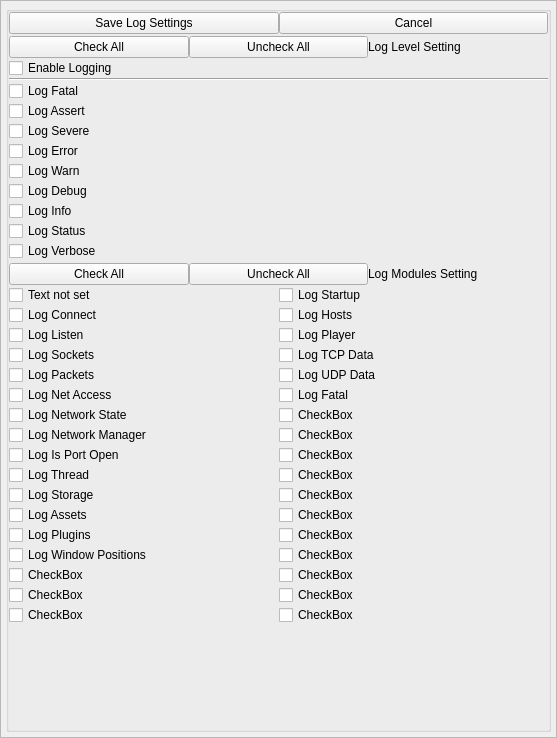
<?xml version="1.0" encoding="UTF-8"?>
<ui version="4.0">
 <class>AppletLogSettingsWidget</class>
 <widget class="QWidget" name="AppletLogSettingsWidget">
  <property name="geometry">
   <rect>
    <x>0</x>
    <y>0</y>
    <width>557</width>
    <height>738</height>
   </rect>
  </property>
  <property name="windowTitle">
   <string>Log Settings</string>
  </property>
  <layout class="QGridLayout" name="gridLayout">
   <property name="leftMargin">
    <number>0</number>
   </property>
   <property name="topMargin">
    <number>0</number>
   </property>
   <property name="rightMargin">
    <number>0</number>
   </property>
   <property name="bottomMargin">
    <number>0</number>
   </property>
   <property name="horizontalSpacing">
    <number>0</number>
   </property>
   <property name="verticalSpacing">
    <number>2</number>
   </property>
   <item row="0" column="0">
    <widget class="QScrollArea" name="scrollArea">
     <property name="widgetResizable">
      <bool>true</bool>
     </property>
     <widget class="QWidget" name="scrollAreaWidgetContents">
      <property name="geometry">
       <rect>
        <x>0</x>
        <y>0</y>
        <width>555</width>
        <height>736</height>
       </rect>
      </property>
      <layout class="QGridLayout" name="gridLayout_2">
       <property name="leftMargin">
        <number>5</number>
       </property>
       <property name="topMargin">
        <number>5</number>
       </property>
       <property name="rightMargin">
        <number>5</number>
       </property>
       <property name="bottomMargin">
        <number>5</number>
       </property>
       <property name="horizontalSpacing">
        <number>5</number>
       </property>
       <property name="verticalSpacing">
        <number>2</number>
       </property>
       <item row="0" column="0">
        <widget class="QGroupBox" name="DialogItemsGroupBox">
         <property name="title">
          <string/>
         </property>
         <layout class="QVBoxLayout" name="verticalLayout_3">
          <property name="spacing">
           <number>0</number>
          </property>
          <property name="leftMargin">
           <number>0</number>
          </property>
          <property name="topMargin">
           <number>0</number>
          </property>
          <property name="rightMargin">
           <number>0</number>
          </property>
          <property name="bottomMargin">
           <number>0</number>
          </property>
          <item>
           <layout class="QHBoxLayout" name="horizontalLayout_4">
            <item>
             <widget class="QPushButton" name="m_SavePushButton">
              <property name="sizePolicy">
               <sizepolicy hsizetype="Minimum" vsizetype="Preferred">
                <horstretch>0</horstretch>
                <verstretch>0</verstretch>
               </sizepolicy>
              </property>
              <property name="text">
               <string>Save Log Settings</string>
              </property>
             </widget>
            </item>
            <item>
             <widget class="QPushButton" name="m_CancelPushButton">
              <property name="text">
               <string>Cancel</string>
              </property>
             </widget>
            </item>
           </layout>
          </item>
          <item>
           <spacer name="verticalSpacer">
            <property name="orientation">
             <enum>Qt::Orientation::Vertical</enum>
            </property>
            <property name="sizeType">
             <enum>QSizePolicy::Policy::Fixed</enum>
            </property>
            <property name="sizeHint" stdset="0">
             <size>
              <width>20</width>
              <height>2</height>
             </size>
            </property>
           </spacer>
          </item>
          <item>
           <layout class="QHBoxLayout" name="horizontalLayout">
            <item>
             <widget class="QPushButton" name="m_SelectAllLevelsButton">
              <property name="text">
               <string>Check All</string>
              </property>
             </widget>
            </item>
            <item>
             <widget class="QPushButton" name="m_ClearAllLevelsButton">
              <property name="text">
               <string>Uncheck All</string>
              </property>
             </widget>
            </item>
            <item>
             <widget class="QLabel" name="m_LogLevelSettingLabel">
              <property name="text">
               <string>Log Level Setting</string>
              </property>
              <property name="alignment">
               <set>Qt::AlignmentFlag::AlignLeading|Qt::AlignmentFlag::AlignLeft|Qt::AlignmentFlag::AlignVCenter</set>
              </property>
             </widget>
            </item>
           </layout>
          </item>
          <item>
           <widget class="QCheckBox" name="m_EnableLoggingCheckBox">
            <property name="text">
             <string>Enable Logging</string>
            </property>
           </widget>
          </item>
          <item>
           <widget class="Line" name="line">
            <property name="orientation">
             <enum>Qt::Orientation::Horizontal</enum>
            </property>
           </widget>
          </item>
          <item>
           <widget class="QCheckBox" name="m_LogLevelCheckBox_1">
            <property name="sizePolicy">
             <sizepolicy hsizetype="Minimum" vsizetype="Minimum">
              <horstretch>0</horstretch>
              <verstretch>0</verstretch>
             </sizepolicy>
            </property>
            <property name="text">
             <string>Log Fatal</string>
            </property>
           </widget>
          </item>
          <item>
           <widget class="QCheckBox" name="m_LogLevelCheckBox_2">
            <property name="sizePolicy">
             <sizepolicy hsizetype="Minimum" vsizetype="Minimum">
              <horstretch>0</horstretch>
              <verstretch>0</verstretch>
             </sizepolicy>
            </property>
            <property name="text">
             <string>Log Assert</string>
            </property>
           </widget>
          </item>
          <item>
           <widget class="QCheckBox" name="m_LogLevelCheckBox_3">
            <property name="sizePolicy">
             <sizepolicy hsizetype="Minimum" vsizetype="Minimum">
              <horstretch>0</horstretch>
              <verstretch>0</verstretch>
             </sizepolicy>
            </property>
            <property name="text">
             <string>Log Severe</string>
            </property>
           </widget>
          </item>
          <item>
           <widget class="QCheckBox" name="m_LogLevelCheckBox_4">
            <property name="sizePolicy">
             <sizepolicy hsizetype="Minimum" vsizetype="Minimum">
              <horstretch>0</horstretch>
              <verstretch>0</verstretch>
             </sizepolicy>
            </property>
            <property name="text">
             <string>Log Error</string>
            </property>
           </widget>
          </item>
          <item>
           <widget class="QCheckBox" name="m_LogLevelCheckBox_5">
            <property name="sizePolicy">
             <sizepolicy hsizetype="Minimum" vsizetype="Minimum">
              <horstretch>0</horstretch>
              <verstretch>0</verstretch>
             </sizepolicy>
            </property>
            <property name="text">
             <string>Log Warn</string>
            </property>
           </widget>
          </item>
          <item>
           <widget class="QCheckBox" name="m_LogLevelCheckBox_6">
            <property name="sizePolicy">
             <sizepolicy hsizetype="Minimum" vsizetype="Minimum">
              <horstretch>0</horstretch>
              <verstretch>0</verstretch>
             </sizepolicy>
            </property>
            <property name="text">
             <string>Log Debug</string>
            </property>
           </widget>
          </item>
          <item>
           <widget class="QCheckBox" name="m_LogLevelCheckBox_7">
            <property name="sizePolicy">
             <sizepolicy hsizetype="Minimum" vsizetype="Minimum">
              <horstretch>0</horstretch>
              <verstretch>0</verstretch>
             </sizepolicy>
            </property>
            <property name="text">
             <string>Log Info</string>
            </property>
           </widget>
          </item>
          <item>
           <widget class="QCheckBox" name="m_LogLevelCheckBox_8">
            <property name="sizePolicy">
             <sizepolicy hsizetype="Minimum" vsizetype="Minimum">
              <horstretch>0</horstretch>
              <verstretch>0</verstretch>
             </sizepolicy>
            </property>
            <property name="text">
             <string>Log Status</string>
            </property>
           </widget>
          </item>
          <item>
           <widget class="QCheckBox" name="m_LogLevelCheckBox_9">
            <property name="sizePolicy">
             <sizepolicy hsizetype="Minimum" vsizetype="Minimum">
              <horstretch>0</horstretch>
              <verstretch>0</verstretch>
             </sizepolicy>
            </property>
            <property name="text">
             <string>Log Verbose</string>
            </property>
           </widget>
          </item>
          <item>
           <spacer name="verticalSpacer_2">
            <property name="orientation">
             <enum>Qt::Orientation::Vertical</enum>
            </property>
            <property name="sizeType">
             <enum>QSizePolicy::Policy::Fixed</enum>
            </property>
            <property name="sizeHint" stdset="0">
             <size>
              <width>20</width>
              <height>2</height>
             </size>
            </property>
           </spacer>
          </item>
          <item>
           <layout class="QHBoxLayout" name="horizontalLayout_2">
            <item>
             <widget class="QPushButton" name="m_SelectAllModulesButton">
              <property name="text">
               <string>Check All</string>
              </property>
             </widget>
            </item>
            <item>
             <widget class="QPushButton" name="m_ClearAllModulesButton">
              <property name="text">
               <string>Uncheck All</string>
              </property>
             </widget>
            </item>
            <item>
             <widget class="QLabel" name="m_LogLevelSettingLabel_2">
              <property name="text">
               <string>Log Modules Setting</string>
              </property>
              <property name="alignment">
               <set>Qt::AlignmentFlag::AlignLeading|Qt::AlignmentFlag::AlignLeft|Qt::AlignmentFlag::AlignVCenter</set>
              </property>
             </widget>
            </item>
           </layout>
          </item>
          <item>
           <layout class="QHBoxLayout" name="horizontalLayout_3">
            <item>
             <layout class="QVBoxLayout" name="verticalLayout_2">
              <property name="spacing">
               <number>0</number>
              </property>
              <item>
               <widget class="QCheckBox" name="m_LogModuleCheckBox_1">
                <property name="sizePolicy">
                 <sizepolicy hsizetype="Minimum" vsizetype="Minimum">
                  <horstretch>0</horstretch>
                  <verstretch>0</verstretch>
                 </sizepolicy>
                </property>
                <property name="text">
                 <string notr="true">Text not set</string>
                </property>
               </widget>
              </item>
              <item>
               <widget class="QCheckBox" name="m_LogModuleCheckBox_2">
                <property name="sizePolicy">
                 <sizepolicy hsizetype="Minimum" vsizetype="Minimum">
                  <horstretch>0</horstretch>
                  <verstretch>0</verstretch>
                 </sizepolicy>
                </property>
                <property name="text">
                 <string notr="true">Log Connect</string>
                </property>
               </widget>
              </item>
              <item>
               <widget class="QCheckBox" name="m_LogModuleCheckBox_3">
                <property name="sizePolicy">
                 <sizepolicy hsizetype="Minimum" vsizetype="Minimum">
                  <horstretch>0</horstretch>
                  <verstretch>0</verstretch>
                 </sizepolicy>
                </property>
                <property name="text">
                 <string notr="true">Log Listen</string>
                </property>
               </widget>
              </item>
              <item>
               <widget class="QCheckBox" name="m_LogModuleCheckBox_4">
                <property name="sizePolicy">
                 <sizepolicy hsizetype="Minimum" vsizetype="Minimum">
                  <horstretch>0</horstretch>
                  <verstretch>0</verstretch>
                 </sizepolicy>
                </property>
                <property name="text">
                 <string notr="true">Log Sockets</string>
                </property>
               </widget>
              </item>
              <item>
               <widget class="QCheckBox" name="m_LogModuleCheckBox_5">
                <property name="sizePolicy">
                 <sizepolicy hsizetype="Minimum" vsizetype="Minimum">
                  <horstretch>0</horstretch>
                  <verstretch>0</verstretch>
                 </sizepolicy>
                </property>
                <property name="text">
                 <string notr="true">Log Packets</string>
                </property>
               </widget>
              </item>
              <item>
               <widget class="QCheckBox" name="m_LogModuleCheckBox_6">
                <property name="sizePolicy">
                 <sizepolicy hsizetype="Minimum" vsizetype="Minimum">
                  <horstretch>0</horstretch>
                  <verstretch>0</verstretch>
                 </sizepolicy>
                </property>
                <property name="text">
                 <string notr="true">Log Net Access</string>
                </property>
               </widget>
              </item>
              <item>
               <widget class="QCheckBox" name="m_LogModuleCheckBox_7">
                <property name="sizePolicy">
                 <sizepolicy hsizetype="Minimum" vsizetype="Minimum">
                  <horstretch>0</horstretch>
                  <verstretch>0</verstretch>
                 </sizepolicy>
                </property>
                <property name="text">
                 <string notr="true">Log Network State</string>
                </property>
               </widget>
              </item>
              <item>
               <widget class="QCheckBox" name="m_LogModuleCheckBox_8">
                <property name="sizePolicy">
                 <sizepolicy hsizetype="Minimum" vsizetype="Minimum">
                  <horstretch>0</horstretch>
                  <verstretch>0</verstretch>
                 </sizepolicy>
                </property>
                <property name="text">
                 <string notr="true">Log Network Manager</string>
                </property>
               </widget>
              </item>
              <item>
               <widget class="QCheckBox" name="m_LogModuleCheckBox_9">
                <property name="sizePolicy">
                 <sizepolicy hsizetype="Minimum" vsizetype="Minimum">
                  <horstretch>0</horstretch>
                  <verstretch>0</verstretch>
                 </sizepolicy>
                </property>
                <property name="text">
                 <string notr="true">Log Is Port Open</string>
                </property>
               </widget>
              </item>
              <item>
               <widget class="QCheckBox" name="m_LogModuleCheckBox_10">
                <property name="sizePolicy">
                 <sizepolicy hsizetype="Minimum" vsizetype="Minimum">
                  <horstretch>0</horstretch>
                  <verstretch>0</verstretch>
                 </sizepolicy>
                </property>
                <property name="text">
                 <string notr="true">Log Thread</string>
                </property>
               </widget>
              </item>
              <item>
               <widget class="QCheckBox" name="m_LogModuleCheckBox_11">
                <property name="sizePolicy">
                 <sizepolicy hsizetype="Minimum" vsizetype="Minimum">
                  <horstretch>0</horstretch>
                  <verstretch>0</verstretch>
                 </sizepolicy>
                </property>
                <property name="text">
                 <string notr="true">Log Storage</string>
                </property>
               </widget>
              </item>
              <item>
               <widget class="QCheckBox" name="m_LogModuleCheckBox_12">
                <property name="sizePolicy">
                 <sizepolicy hsizetype="Minimum" vsizetype="Minimum">
                  <horstretch>0</horstretch>
                  <verstretch>0</verstretch>
                 </sizepolicy>
                </property>
                <property name="text">
                 <string notr="true">Log Assets</string>
                </property>
               </widget>
              </item>
              <item>
               <widget class="QCheckBox" name="m_LogModuleCheckBox_13">
                <property name="sizePolicy">
                 <sizepolicy hsizetype="Minimum" vsizetype="Minimum">
                  <horstretch>0</horstretch>
                  <verstretch>0</verstretch>
                 </sizepolicy>
                </property>
                <property name="text">
                 <string notr="true">Log Plugins</string>
                </property>
               </widget>
              </item>
              <item>
               <widget class="QCheckBox" name="m_LogModuleCheckBox_14">
                <property name="sizePolicy">
                 <sizepolicy hsizetype="Minimum" vsizetype="Minimum">
                  <horstretch>0</horstretch>
                  <verstretch>0</verstretch>
                 </sizepolicy>
                </property>
                <property name="text">
                 <string notr="true">Log Window Positions</string>
                </property>
               </widget>
              </item>
              <item>
               <widget class="QCheckBox" name="m_LogModuleCheckBox_29">
                <property name="text">
                 <string notr="true">CheckBox</string>
                </property>
               </widget>
              </item>
              <item>
               <widget class="QCheckBox" name="m_LogModuleCheckBox_31">
                <property name="text">
                 <string notr="true">CheckBox</string>
                </property>
               </widget>
              </item>
              <item>
               <widget class="QCheckBox" name="m_LogModuleCheckBox_33">
                <property name="text">
                 <string notr="true">CheckBox</string>
                </property>
               </widget>
              </item>
              <item>
               <spacer name="verticalSpacer_3">
                <property name="orientation">
                 <enum>Qt::Orientation::Vertical</enum>
                </property>
                <property name="sizeHint" stdset="0">
                 <size>
                  <width>20</width>
                  <height>40</height>
                 </size>
                </property>
               </spacer>
              </item>
             </layout>
            </item>
            <item>
             <layout class="QVBoxLayout" name="verticalLayout">
              <property name="spacing">
               <number>0</number>
              </property>
              <item>
               <widget class="QCheckBox" name="m_LogModuleCheckBox_15">
                <property name="sizePolicy">
                 <sizepolicy hsizetype="Minimum" vsizetype="Minimum">
                  <horstretch>0</horstretch>
                  <verstretch>0</verstretch>
                 </sizepolicy>
                </property>
                <property name="text">
                 <string notr="true">Log Startup</string>
                </property>
               </widget>
              </item>
              <item>
               <widget class="QCheckBox" name="m_LogModuleCheckBox_16">
                <property name="sizePolicy">
                 <sizepolicy hsizetype="Minimum" vsizetype="Minimum">
                  <horstretch>0</horstretch>
                  <verstretch>0</verstretch>
                 </sizepolicy>
                </property>
                <property name="text">
                 <string notr="true">Log Hosts</string>
                </property>
               </widget>
              </item>
              <item>
               <widget class="QCheckBox" name="m_LogModuleCheckBox_17">
                <property name="sizePolicy">
                 <sizepolicy hsizetype="Minimum" vsizetype="Minimum">
                  <horstretch>0</horstretch>
                  <verstretch>0</verstretch>
                 </sizepolicy>
                </property>
                <property name="text">
                 <string notr="true">Log Player</string>
                </property>
               </widget>
              </item>
              <item>
               <widget class="QCheckBox" name="m_LogModuleCheckBox_18">
                <property name="sizePolicy">
                 <sizepolicy hsizetype="Minimum" vsizetype="Minimum">
                  <horstretch>0</horstretch>
                  <verstretch>0</verstretch>
                 </sizepolicy>
                </property>
                <property name="text">
                 <string notr="true">Log TCP Data</string>
                </property>
               </widget>
              </item>
              <item>
               <widget class="QCheckBox" name="m_LogModuleCheckBox_19">
                <property name="sizePolicy">
                 <sizepolicy hsizetype="Minimum" vsizetype="Minimum">
                  <horstretch>0</horstretch>
                  <verstretch>0</verstretch>
                 </sizepolicy>
                </property>
                <property name="text">
                 <string notr="true">Log UDP Data</string>
                </property>
               </widget>
              </item>
              <item>
               <widget class="QCheckBox" name="m_LogModuleCheckBox_20">
                <property name="sizePolicy">
                 <sizepolicy hsizetype="Minimum" vsizetype="Minimum">
                  <horstretch>0</horstretch>
                  <verstretch>0</verstretch>
                 </sizepolicy>
                </property>
                <property name="text">
                 <string notr="true">Log Fatal</string>
                </property>
               </widget>
              </item>
              <item>
               <widget class="QCheckBox" name="m_LogModuleCheckBox_21">
                <property name="text">
                 <string notr="true">CheckBox</string>
                </property>
               </widget>
              </item>
              <item>
               <widget class="QCheckBox" name="m_LogModuleCheckBox_22">
                <property name="text">
                 <string notr="true">CheckBox</string>
                </property>
               </widget>
              </item>
              <item>
               <widget class="QCheckBox" name="m_LogModuleCheckBox_23">
                <property name="text">
                 <string notr="true">CheckBox</string>
                </property>
               </widget>
              </item>
              <item>
               <widget class="QCheckBox" name="m_LogModuleCheckBox_24">
                <property name="text">
                 <string notr="true">CheckBox</string>
                </property>
               </widget>
              </item>
              <item>
               <widget class="QCheckBox" name="m_LogModuleCheckBox_25">
                <property name="text">
                 <string notr="true">CheckBox</string>
                </property>
               </widget>
              </item>
              <item>
               <widget class="QCheckBox" name="m_LogModuleCheckBox_26">
                <property name="text">
                 <string notr="true">CheckBox</string>
                </property>
               </widget>
              </item>
              <item>
               <widget class="QCheckBox" name="m_LogModuleCheckBox_27">
                <property name="text">
                 <string>CheckBox</string>
                </property>
               </widget>
              </item>
              <item>
               <widget class="QCheckBox" name="m_LogModuleCheckBox_28">
                <property name="text">
                 <string>CheckBox</string>
                </property>
               </widget>
              </item>
              <item>
               <widget class="QCheckBox" name="m_LogModuleCheckBox_30">
                <property name="text">
                 <string notr="true">CheckBox</string>
                </property>
               </widget>
              </item>
              <item>
               <widget class="QCheckBox" name="m_LogModuleCheckBox_32">
                <property name="text">
                 <string notr="true">CheckBox</string>
                </property>
               </widget>
              </item>
              <item>
               <widget class="QCheckBox" name="m_LogModuleCheckBox_34">
                <property name="text">
                 <string notr="true">CheckBox</string>
                </property>
               </widget>
              </item>
              <item>
               <spacer name="verticalSpacer_4">
                <property name="orientation">
                 <enum>Qt::Orientation::Vertical</enum>
                </property>
                <property name="sizeHint" stdset="0">
                 <size>
                  <width>20</width>
                  <height>40</height>
                 </size>
                </property>
               </spacer>
              </item>
             </layout>
            </item>
           </layout>
          </item>
         </layout>
        </widget>
       </item>
      </layout>
     </widget>
    </widget>
   </item>
  </layout>
 </widget>
 <resources/>
 <connections/>
</ui>
